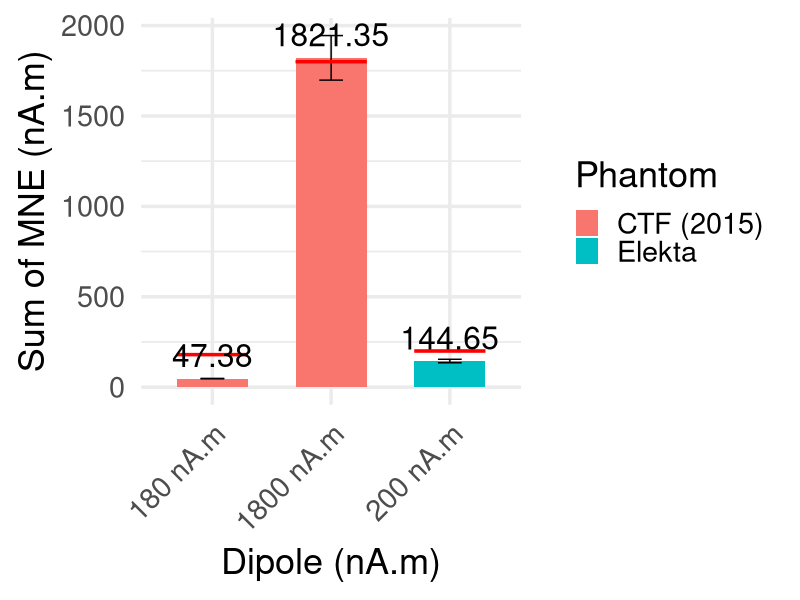

Source code (R):
library(ggplot2)

# Data frame
df <- data.frame(
  Phantom = c("CTF (2015)", "CTF (2015)", "Elekta"),
  Dipole_nAm = c(1800, 180, 200),
  Number_of_Dipoles = c(1, 1, 32),
  Sum_of_MNE_nAm = c(1821.352, 47.38, 144.65),
  Standard_error_nAm = c(123.238, 0.848, 9.70)
)

# Add a row label to use on x-axis
df$Label <- paste(df$Dipole_nAm, "nA.m")

# Plot
p <- ggplot(df, aes(x = Label, y = Sum_of_MNE_nAm, fill = Phantom)) +
  geom_col(width = 0.6) +
  geom_errorbar(aes(ymin = Sum_of_MNE_nAm - Standard_error_nAm,
                    ymax = Sum_of_MNE_nAm + Standard_error_nAm),
                width = 0.2) +
  # Add horizontal line at actual dipole value
  geom_segment(aes(x = as.numeric(factor(Label)) - 0.3,
                   xend = as.numeric(factor(Label)) + 0.3,
                   y = Dipole_nAm, yend = Dipole_nAm),
               color = "red", size = 1.2) +
  # Make labels bigger
  geom_text(aes(label = sprintf("%.2f", Sum_of_MNE_nAm)),
            vjust = -0.5, size = 8) +   # increased size
  labs(x = "Dipole (nA.m)",
       y = "Sum of MNE (nA.m)") +
  theme_minimal(base_size = 26) +
  theme(
    axis.text.x = element_text(angle = 45, hjust = 1)  # diagonal x-axis ticks
  )

print(p)
